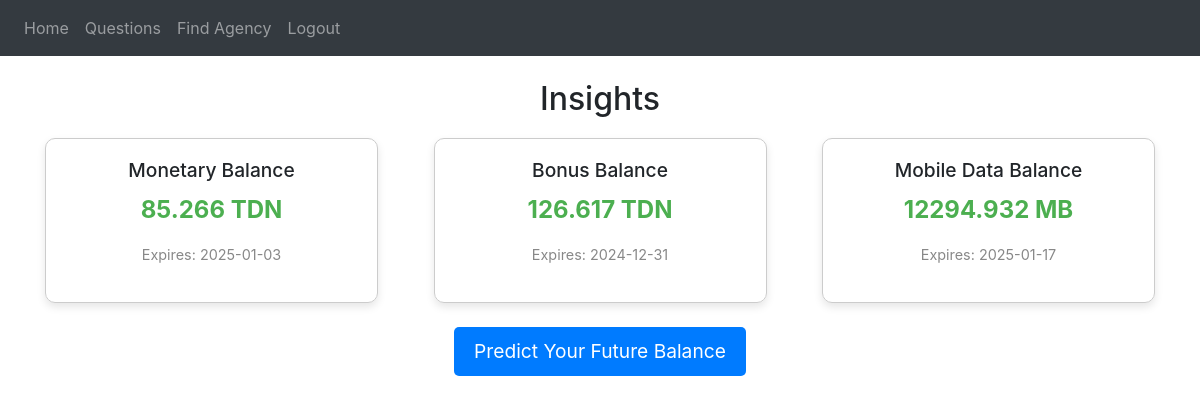
Screenshot of / (signed in) with the database file from the repository.
### configuration/models.py (models this page shows)
class Balance(db.Model):
    __tablename__ = 'balance'
    id = db.Column(db.Integer, primary_key=True)
    userId = db.Column(db.Integer, db.ForeignKey('user.id'), nullable=False, unique=True)
    monetaryBalance = db.Column(db.Float, nullable=False, default=0)  # Money available
    bonusBalance = db.Column(db.Float, nullable=False, default=0)     # Bonus units available
    dataBalanceMB = db.Column(db.Float, nullable=False, default=0)    # Mobile data in MB
    monetaryExpiryDate = db.Column(db.Date, nullable=True)
    bonusExpiryDate = db.Column(db.Date, nullable=True)
    dataExpiryDate = db.Column(db.Date, nullable=True)
    user = db.relationship('User', back_populates='balance')

### configuration/blueprint.py (the view)
@blp.route('/')
@login_required
def home():
    balance = Balance.query.filter_by(userId=current_user.id).first()  # Get user's balance record
    if not balance:
        balance = {
            'monetaryBalance': 0,
            'monetaryExpiryDate': None,
            'bonusBalance': 0,
            'bonusExpiryDate': None,
            'dataBalanceMB': 0,
            'dataExpiryDate': None
        }
    else:
        balance = {
            'monetaryBalance': round(balance.monetaryBalance, 3),  # Round to 3 decimal places
            'monetaryExpiryDate': balance.monetaryExpiryDate,
            'bonusBalance': round(balance.bonusBalance, 3),  # Round to 3 decimal places
            'bonusExpiryDate': balance.bonusExpiryDate,
            'dataBalanceMB': round(balance.dataBalanceMB, 3),  # Round to 3 decimal places
            'dataExpiryDate': balance.dataExpiryDate
        }
    return render_template("home.html", user=current_user, balance=balance)

### configuration/__init__.py (called while the page is built)
def create_application():
    app = Flask(__name__)
    app.config['SECRET_KEY'] = 'TTapp'
    app.config['SQLALCHEMY_DATABASE_URI'] = f'sqlite:///{DB_NAME}'
    db.init_app(app)
    app.register_blueprint(blp, url_prefix='/')
    app.register_blueprint(apiblp)
    login_manager = LoginManager()
    login_manager.login_view = 'blp.login'
    login_manager.init_app(app)
    @login_manager.user_loader
    def load_user(id):
        return User.query.get(int(id))
    return app

### configuration/templates/home.html (shortened to what this page needs)
{% extends "theme.html" %}
{% block content %}
    <h2 align="center">Insights</h2>
    <div class="balance-container">
        <div class="balance-box">
            <h3>Monetary Balance</h3>
            <p class="balance-value">{{ balance.monetaryBalance }} TDN</p>
            {% if balance.monetaryExpiryDate %}
                <p class="expiry-date">Expires: {{ balance.monetaryExpiryDate }}</p>
            {% else %}
                <p class="expiry-date">No Expiry</p>
            {% endif %}
        </div>
        <div class="balance-box">
            <h3>Bonus Balance</h3>
            <p class="balance-value">{{ balance.bonusBalance }} TDN</p>
            {% if balance.bonusExpiryDate %}
                <p class="expiry-date">Expires: {{ balance.bonusExpiryDate }}</p>
            {% else %}
                <p class="expiry-date">No Expiry</p>
            {% endif %}
        </div>
        <div class="balance-box">
            <h3>Mobile Data Balance</h3>
            <p class="balance-value">{{ balance.dataBalanceMB }} MB</p>
            {% if balance.dataExpiryDate %}
                <p class="expiry-date">Expires: {{ balance.dataExpiryDate }}</p>
            {% else %}
                <p class="expiry-date">No Expiry</p>
            {% endif %}
        </div>
    </div>
    <br>
    <form align="center" action="{{ url_for('blp.predict') }}" method="post">
        <button  type="submit" class="predict-button">Predict Your Future Balance</button>
    </form>
{% endblock %}

### configuration/static/style.css (style rules this page uses)
.balance-container { display: flex; justify-content: space-between; margin-top: 20px; }
.balance-box { border: 1px solid #ccc; padding: 20px; width: 30%; text-align: center; border-radius: 10px; box-shadow: 0 4px 8px rgba(0, 0, 0, 0.1); }
.balance-box h3 { margin-bottom: 10px; font-size: 1.2em; }
.balance-value { font-size: 1.5em; font-weight: bold; color: #4caf50; }
.expiry-date { font-size: 0.9em; color: #888; }
.predict-button { padding: 10px 20px; font-size: 1.2em; background-color: #007bff; color: white; border: none; border-radius: 5px; cursor: pointer; }

### rows the page displays
Balance: monetaryExpiryDate "2025-01-03", bonusExpiryDate "2024-12-31", dataExpiryDate "2025-01-17"

### other values shown
{{ balance.monetaryBalance }} "85.266"
{{ balance.bonusBalance }} "126.617"
{{ balance.dataBalanceMB }} "12294.932"
